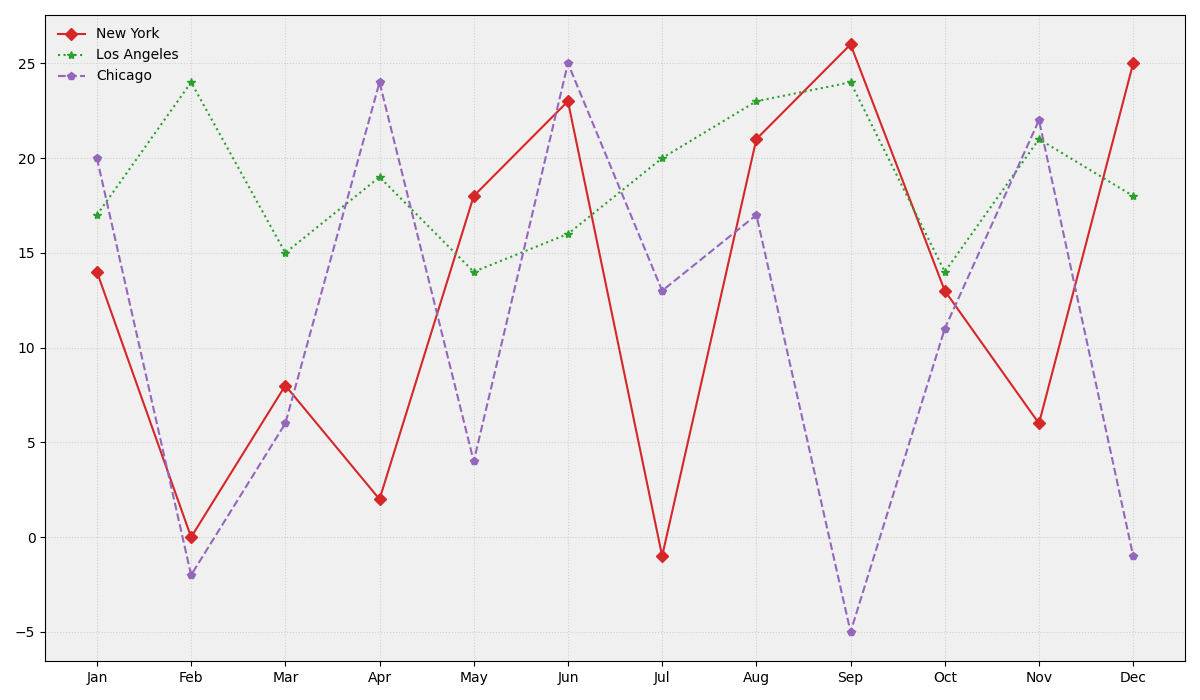

This chart was generated by the following Python code:
import matplotlib.pyplot as plt
import numpy as np

months = np.array(['Jan', 'Feb', 'Mar', 'Apr', 'May', 'Jun', 'Jul', 'Aug', 'Sep', 'Oct', 'Nov', 'Dec'])
new_york_temps = np.array([14, 0, 8, 2, 18, 23, -1, 21, 26, 13, 6, 25])
los_angeles_temps = np.array([17, 24, 15, 19, 14, 16, 20, 23, 24, 14, 21, 18])
chicago_temps = np.array([20, -2, 6, 24, 4, 25, 13, 17, -5, 11, 22, -1])

fig, ax = plt.subplots(figsize=(12, 7))

# Vary the styling elements like colors, markers, and line styles
ax.plot(months, new_york_temps, marker='D', linestyle='-', color='tab:red', label='New York')
ax.plot(months, los_angeles_temps, marker='*', linestyle=':', color='tab:green', label='Los Angeles')
ax.plot(months, chicago_temps, marker='p', linestyle='--', color='tab:purple', label='Chicago')

# Change the grid style
ax.grid(True, linestyle=':', linewidth=0.8, alpha=0.5)

# Add a legend with altered placement
ax.legend(loc='upper left', fontsize=10, frameon=False)

# Change face color of the plot area
ax.set_facecolor('#f0f0f0')

plt.tight_layout()
plt.show()
